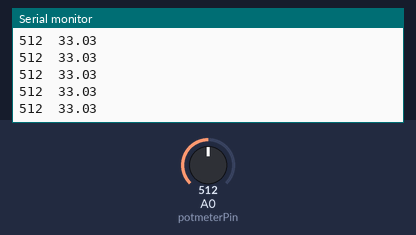
Bench run of a sketch on a simulated Arduino Uno, built with avr-gcc and run on an emulated ATmega328P. Shown: the last lines printed to the serial monitor. The inputs (shaded band) are chosen by the test bench; at power-on: A0 (potmeterPin) = 512.

Above: at 1.3 s.
1.4 s: A0 (potmeterPin) set to 716
At 1.52 s:
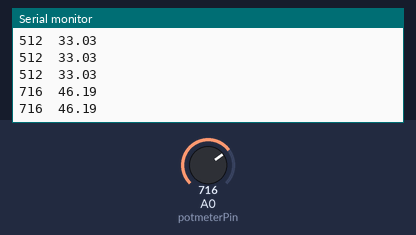
2.9 s: A0 (potmeterPin) set to 900
At 2.93 s:
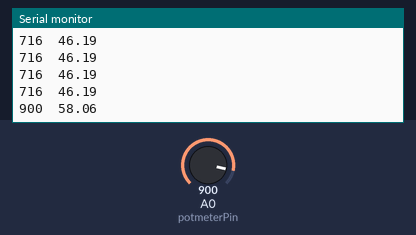
Timing chart, 0 to 5.9 s (numbered marks = the images above; inputs shaded):
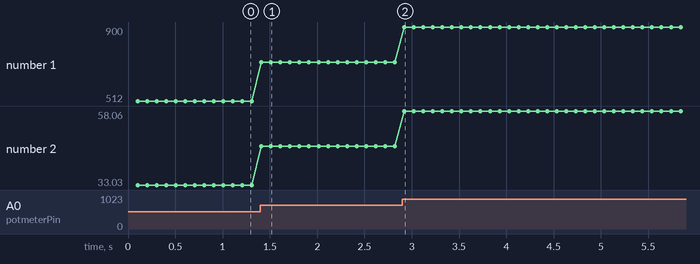

Measured:
- after the input at 1.4 s, the serial monitor: prints a new line at once (image 1)
- after the input at 2.9 s, the serial monitor: prints a new line at once (image 2)
- plotted number 1: 512 → 716 after the input at 1.4 s, 716 → 900 after the input at 2.9 s
- plotted number 2: 33.03 → 46.19 after the input at 1.4 s, 46.19 → 58.06 after the input at 2.9 s

The sketch:

Linear_potentiometer_test.ino
```cpp
// (licence header left out)
int16_t potmeterPin = A0;              // Slide potentiometer on pin A0
int16_t potmeterVal = 0;               // Slide potentiometer value

void setup() {
  Serial.begin(9600);              // Initialise the serial monitor
  pinMode(potmeterPin, INPUT);    // Set ledPin as output
  delay(100);
}

void loop() {

  potmeterVal = analogRead(potmeterPin);    // Read the analog value of the slide potentiometer
  float c = (float)potmeterVal * 66.0 / 1023.0;
  Serial.print(potmeterVal);  // Show the value on the serial monitor
  Serial.print("  ");
  Serial.println(c);


  delay(100);                               // Pause 100ms

}
```
